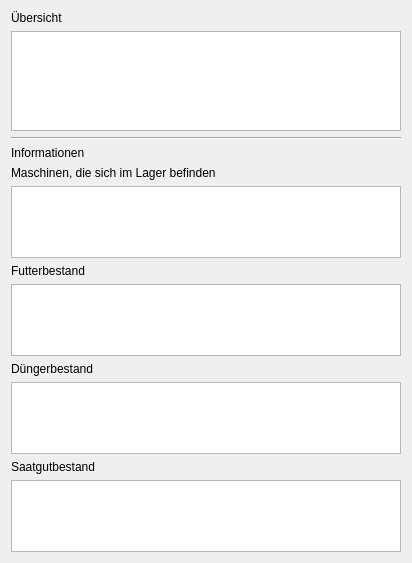
<?xml version="1.0" encoding="UTF-8"?>
<ui version="4.0">
 <class>LagerWidget</class>
 <widget class="QWidget" name="LagerWidget">
  <property name="geometry">
   <rect>
    <x>0</x>
    <y>0</y>
    <width>412</width>
    <height>563</height>
   </rect>
  </property>
  <property name="windowTitle">
   <string>Form</string>
  </property>
  <layout class="QVBoxLayout" name="verticalLayout">
   <item>
    <widget class="QLabel" name="label_13">
     <property name="text">
      <string>Übersicht</string>
     </property>
    </widget>
   </item>
   <item>
    <widget class="QTableView" name="tableLager">
     <property name="minimumSize">
      <size>
       <width>0</width>
       <height>100</height>
      </size>
     </property>
     <property name="maximumSize">
      <size>
       <width>16777215</width>
       <height>16777215</height>
      </size>
     </property>
    </widget>
   </item>
   <item>
    <widget class="Line" name="line_2">
     <property name="orientation">
      <enum>Qt::Horizontal</enum>
     </property>
    </widget>
   </item>
   <item>
    <widget class="QLabel" name="label_17">
     <property name="text">
      <string>Informationen</string>
     </property>
    </widget>
   </item>
   <item>
    <widget class="QLabel" name="label_18">
     <property name="text">
      <string>Maschinen, die sich im Lager befinden</string>
     </property>
    </widget>
   </item>
   <item>
    <widget class="QTableView" name="tableLagerMaschine">
     <property name="minimumSize">
      <size>
       <width>0</width>
       <height>50</height>
      </size>
     </property>
    </widget>
   </item>
   <item>
    <widget class="QLabel" name="label_19">
     <property name="text">
      <string>Futterbestand</string>
     </property>
    </widget>
   </item>
   <item>
    <widget class="QTableView" name="tableFutterbestand">
     <property name="minimumSize">
      <size>
       <width>0</width>
       <height>50</height>
      </size>
     </property>
    </widget>
   </item>
   <item>
    <widget class="QLabel" name="label_20">
     <property name="text">
      <string>Düngerbestand</string>
     </property>
    </widget>
   </item>
   <item>
    <widget class="QTableView" name="tableDungerbestand">
     <property name="minimumSize">
      <size>
       <width>0</width>
       <height>50</height>
      </size>
     </property>
    </widget>
   </item>
   <item>
    <widget class="QLabel" name="label_21">
     <property name="text">
      <string>Saatgutbestand</string>
     </property>
    </widget>
   </item>
   <item>
    <widget class="QTableView" name="tableSaatgutbestand">
     <property name="minimumSize">
      <size>
       <width>0</width>
       <height>50</height>
      </size>
     </property>
    </widget>
   </item>
  </layout>
 </widget>
 <resources/>
 <connections/>
</ui>
